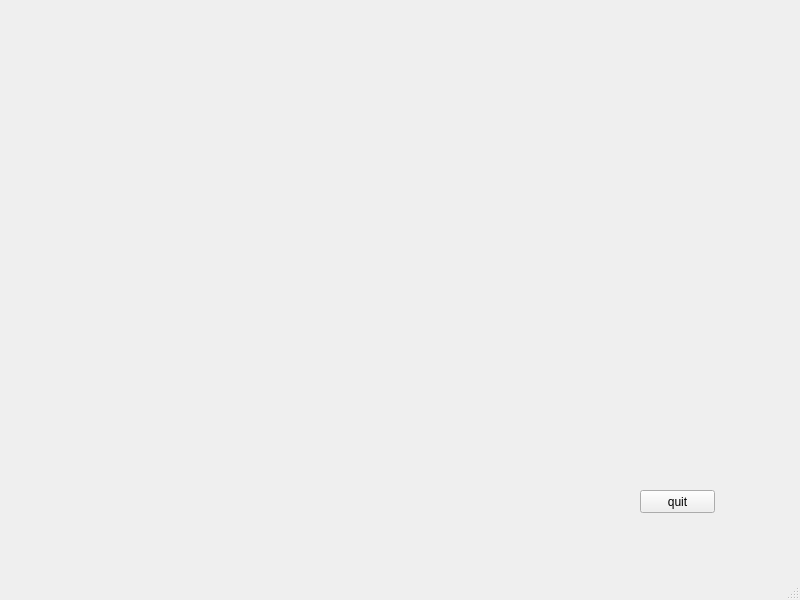
<?xml version="1.0" encoding="UTF-8"?>
<ui version="4.0">
 <class>MainWindow</class>
 <widget class="QMainWindow" name="MainWindow">
  <property name="geometry">
   <rect>
    <x>0</x>
    <y>0</y>
    <width>800</width>
    <height>600</height>
   </rect>
  </property>
  <property name="minimumSize">
   <size>
    <width>800</width>
    <height>600</height>
   </size>
  </property>
  <property name="windowTitle">
   <string>MainWindow</string>
  </property>
  <widget class="QWidget" name="centralwidget">
   <widget class="QPushButton" name="pushButton">
    <property name="geometry">
     <rect>
      <x>640</x>
      <y>490</y>
      <width>75</width>
      <height>23</height>
     </rect>
    </property>
    <property name="text">
     <string>quit</string>
    </property>
   </widget>
  </widget>
  <widget class="QMenuBar" name="menubar">
   <property name="geometry">
    <rect>
     <x>0</x>
     <y>0</y>
     <width>800</width>
     <height>23</height>
    </rect>
   </property>
  </widget>
  <widget class="QStatusBar" name="statusbar"/>
 </widget>
 <resources/>
 <connections>
  <connection>
   <sender>pushButton</sender>
   <signal>clicked()</signal>
   <receiver>MainWindow</receiver>
   <slot>close()</slot>
   <hints>
    <hint type="sourcelabel">
     <x>677</x>
     <y>524</y>
    </hint>
    <hint type="destinationlabel">
     <x>399</x>
     <y>299</y>
    </hint>
   </hints>
  </connection>
 </connections>
</ui>
